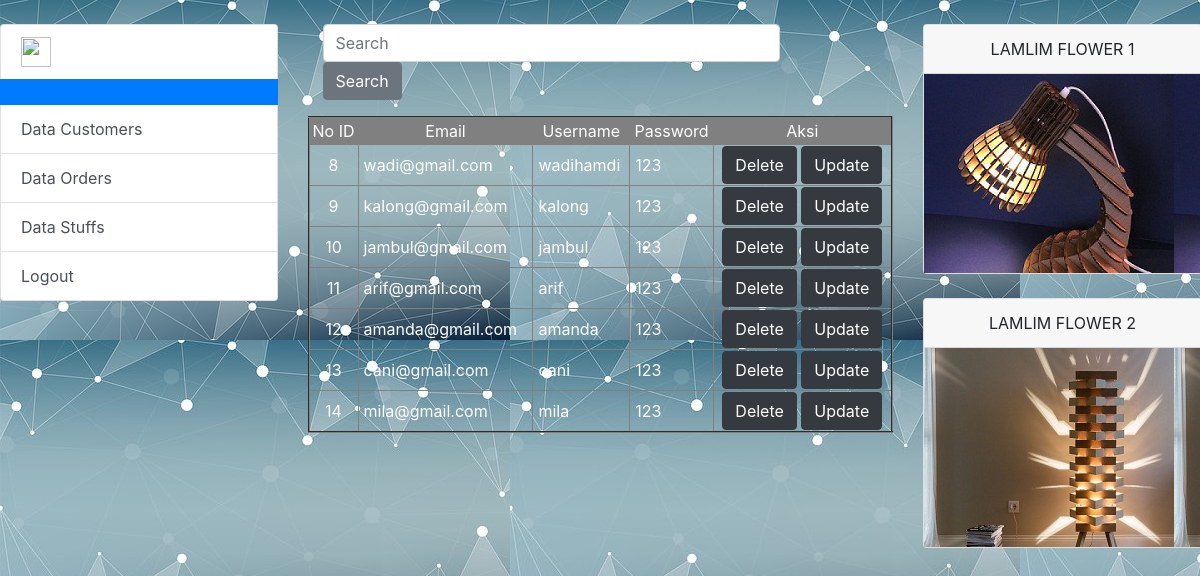
Page /dashboard.php?page=content&data=user on the committed database.
### tables this page shows
CREATE TABLE `user` (
  `id` int(11) NOT NULL,
  `email` varchar(50) NOT NULL,
  `username` varchar(30) NOT NULL,
  `password` varchar(30) NOT NULL
);

### functions.php (called while the page is built, shortened)
<?php
$conn = mysqli_connect("localhost", "root", "", "tugasakhir");
function query($query)
{
    global $conn;
    $result = mysqli_query($conn, $query);
    $rows = [];
    while ($row = mysqli_fetch_assoc($result)) {
        $rows[] = $row;
    }
    return $rows;
}

### content.php (the view, shortened to what this page needs)
<?php include"koneksi.php";
require_once "functions.php";
 ?>
<?php if($_GET['data']=='user'){ ?>
	<table width="100%" cellspacing="0" cellspacing="0" border="2" class="mt-3">
		<tr style="color: #fff; text-align: center; background-color: grey;">
			<td>No ID</td>
			<td>Email</td>
			<td>Username</td>
			<td>Password</td>
			<td>Aksi</td>
		</tr>
		<?php
			$query = query("SELECT * FROM user");
	    	foreach ($query as $fetch) {
		?>
			<tr style="color: #fff;">
				<td style="text-align: center;"><?php echo $fetch['id']; ?></td>
				<td style="padding-left: 5px;"><?php echo $fetch['email']; ?></td>
				<td style="padding-left: 5px;"><?php echo $fetch['username']; ?></td>
				<td style="padding-left: 5px;"><?php echo $fetch['password']; ?></td>
				<td style="text-align: center;">
					<a href="delete.php?hapus=user&id=<?php echo $fetch[id]; ?>" class="btn btn-dark">Delete</a>
					<a href="update_user.php?update=user&id=<?= $fetch['id'] ?>" class="btn btn btn-dark">Update</a>
				</td>
			</tr>
		<?php } ?>
		<div class="col">
			<form class="form-inline" action="" method="post">
			<div class="row">
			<div class="col-md-10">
				 <input class="form-control" type="search" name="keyword" placeholder="Search" aria-label="Search">
			</div>
			<div class="col">
				<button class="btn btn-secondary" type="submit" name="cari">Search</button>
			</div>
			</div>
                </form>
		</div>
	</table>
<?php }else if($_GET['data']=='pesanan'){ ?>
	<table width="100%" cellspacing="0" cellspacing="0" border="2" class="mt-3">
		<tr style="color: #fff; text-align: center; background-color: grey;">
			<td>No ID</td>
			<td>Nama</td>
			<td>Email</td>
			<td>Tanggal</td>
			<td>Jumlah</td>
			<td>Pesanan</td>
			<td>No. HP</td>
			<td>Aksi</td>
		</tr>
		<?php
			$query = query("SELECT * FROM pesanan");
			if (isset($_POST["cari"])) {
				    $query = searchOrders($_POST["keyword"]);
				}
	    	foreach ($query as $fetch) {
		?>
			<tr style="color: #fff;">
				<td style="text-align: center;"><?php echo $fetch['id']; ?></td>
				<td style="padding-left: 5px;"><?php echo $fetch['nama']; ?></td>
				<td style="padding-left: 5px;"><?php echo $fetch['email']; ?></td>
				<td style="padding-left: 5px;"><?php echo $fetch['tgl']; ?></td>
				<td style="padding-left: 5px;"><?php echo $fetch['jumlah']; ?></td>
				<td style="padding-left: 5px;"><?php echo $fetch['pesanan']; ?></td>
				<td style="padding-left: 5px;"><?php echo $fetch['no_hp']; ?></td>
				<td style="text-align: center;">
					<a href="delete.php?hapus=pesanan&id=<?php echo $fetch[id]; ?>" class="btn btn-dark">Delete</a>
					<a href="update.php?update=pesanan&id=<?= $fetch['id'] ?>" class="btn btn btn-dark">Update</a>
				</td>
			</tr>
		<?php } ?>
		<div class="col">
			<form class="form-inline" action="" method="post">
			<div class="row">
			<div class="col-md-10">
				 <input class="form-control" type="search" name="keyword" placeholder="Search" aria-label="Search">
			</div>
			<div class="col">
				<button class="btn btn-secondary" type="submit" name="cari">Search</button>
			</div>
			</div>
	</table>
<?php } ?>

### dashboard.php (shortened to what this page needs)
<!doctype html>
<html lang="en">
  <head>
    <link rel="stylesheet" href="bootstrap.min.css" >
  </head>
  <body>
            <div class="row">
                  <div class="col-3 mt-4">
                  <div id="list-example" class="list-group ">
            <a class="list-group-item list-group-item-action er" href="#list-item-1"><img src="img/acr.png" width="30" height="30" alt="">&nbsp;&nbsp;&nbsp; <?php echo $username; ?>  </a>
            <a class="list-group-item active"</a>
            <a class="list-group-item list-group-item-action " href="?page=content&data=user">Data Customers</a>
            <a class="list-group-item list-group-item-action " href="?page=content&data=pesanan">Data Orders</a>
            <a class="list-group-item list-group-item-action " href="">Data Stuffs</a>
            <a class="list-group-item list-group-item-action " href="logout.php">Logout <?php echo $username; ?></a>
          </div>
        </div>
        <div class="col-md-6 mt-4">
        <?php
          if(isset($_GET['page'])){
            $page = $_GET['page'];
            switch ($page) {
              case 'content':
                include"content.php";
                break;
            }
          }else{
              echo "<h1>Selamat datang ADMIN</h1>";
          }
        ?>
      </div>
<div class="col-md-3 mt-4">
  <div class="card text-center ers">
    <div class="card-header">
    LAMLIM FLOWER 1
</div>
  <div class="card-body jpg">
  </div>
  </div>
<div class="card text-center ers">
  <div class="card-header">
    LAMLIM FLOWER 2
  </div>
  <div class="card-body png">
  </div>
</div>
</div>
</div>
  </body>
</html>

### dashboard.php (style rules this page uses)
body { background: url("assets/img/slider/banner1.jpg") ; }
.ers { width: 280px; height: 250px; }
.jpg { background: url(assets/img/menu/7.jpg); }
.png { background: url(assets/img/menu/9.jpg); }

### rows in the picture
user: id "8", email "wadi@gmail.com", username "wadihamdi", password "123"
user: id "9", email "kalong@gmail.com", username "kalong", password "123"
user: id "10", email "jambul@gmail.com", username "jambul", password "123"
user: id "11", email "arif@gmail.com", username "arif", password "123"
user: id "12", email "amanda@gmail.com", username "amanda", password "123"
user: id "13", email "cani@gmail.com", username "cani", password "123"
user: id "14", email "mila@gmail.com", username "mila", password "123"
